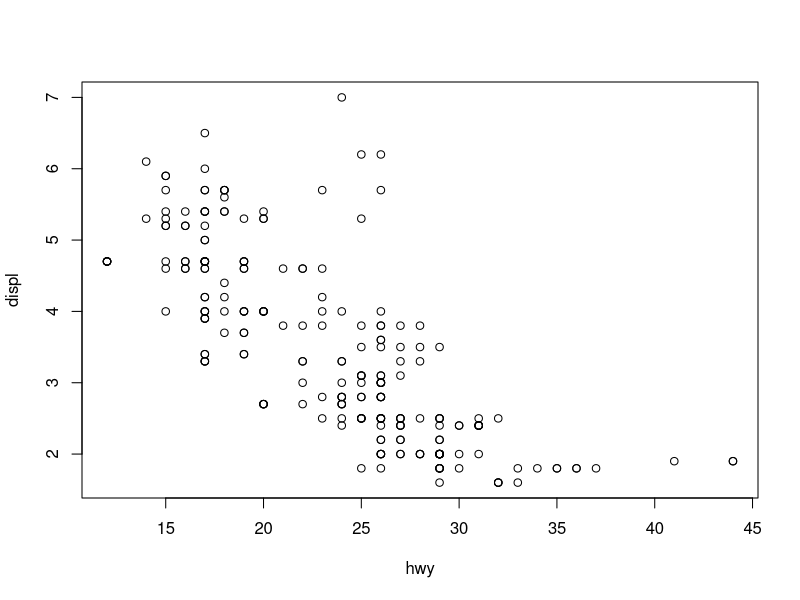

Recreate this plot in R.
# gitautopush test script

library(ggplot2)

plot(displ ~ hwy, mpg)

# checking if prompted for password every time I save...

# It seems that way

# testing git bash

# same problem

# Resolving issue...?